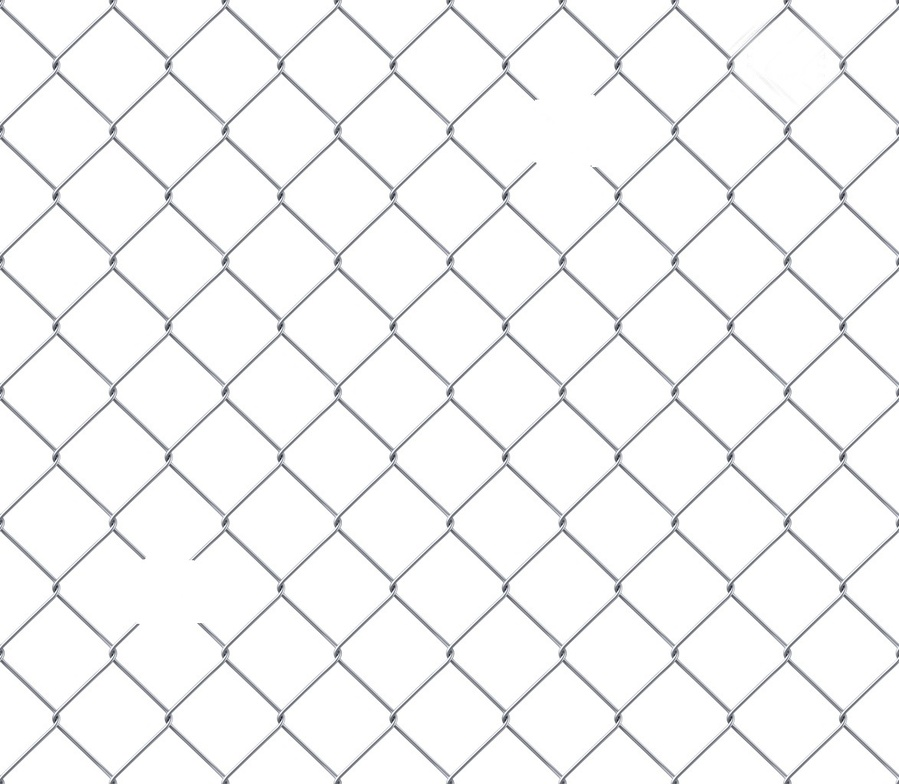
%> input picture self/S7_23052025/fence.jpg, 899 x 784 px, shrunk from 1173 x 1023 before the run
$ octave Ex7_4.m   (GNU Octave 9; MATLAB toolbox functions it lacks are replaced by stand-ins)
%> lines starting %> are read from the running program, lines starting %| are printed output that depends on the picture; in (x1, y1, x2, y2) boxes, pixels count from 0 and x2, y2 are one past the last pixel; in counts of white or black regions, pixels touching at a corner belong together; the program's own positions count from 1
% hole detection using erosion
clear, clc, close all;
%%%%%%%%%%%%%%%%%%%%%%%%%%%%%%%%%%%%%%%%
pkg load image;

%load test image
img = imread('fence.jpg');
%> img is the input picture: size 784x899x3 uint8; mean R, G, B 245.5, 245.7, 246.1

img_gray = rgb2gray(img); %convert from rgb to gray scale image
level = graythresh(img_gray); % level = 128
%> level = 0.776
BW = im2bw(img_gray, level);
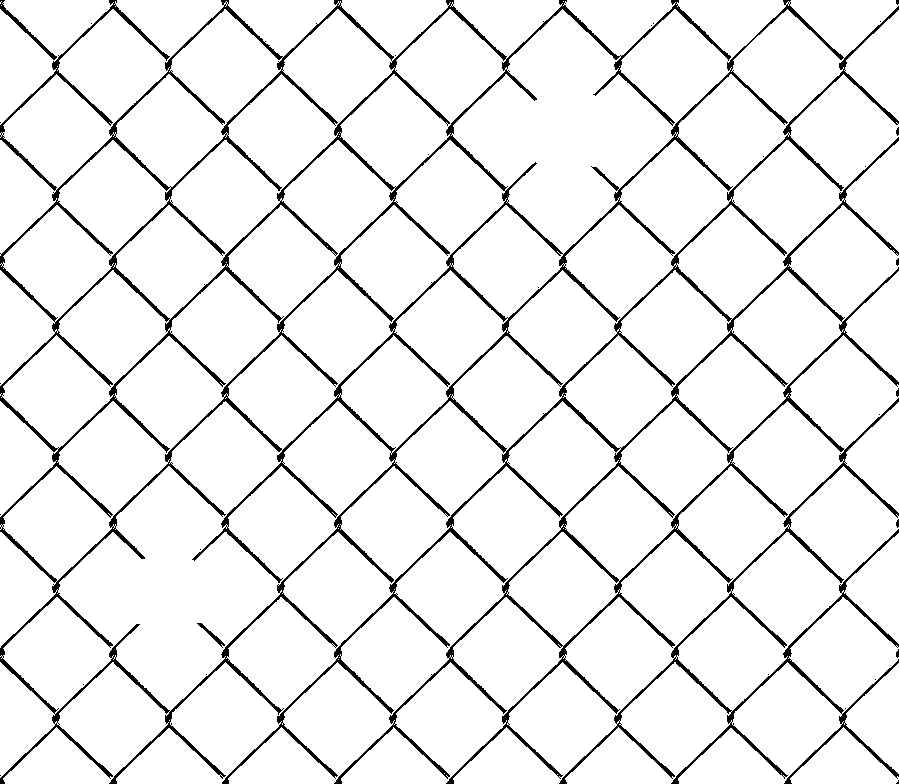
%> BW: size 784x899 logical; 93.1% white; black in thin lines or dots

%a. perform the erosion with diamond with redius = 35
se1 = strel('diamond', 35);
BW1 = imerode(BW, se1);
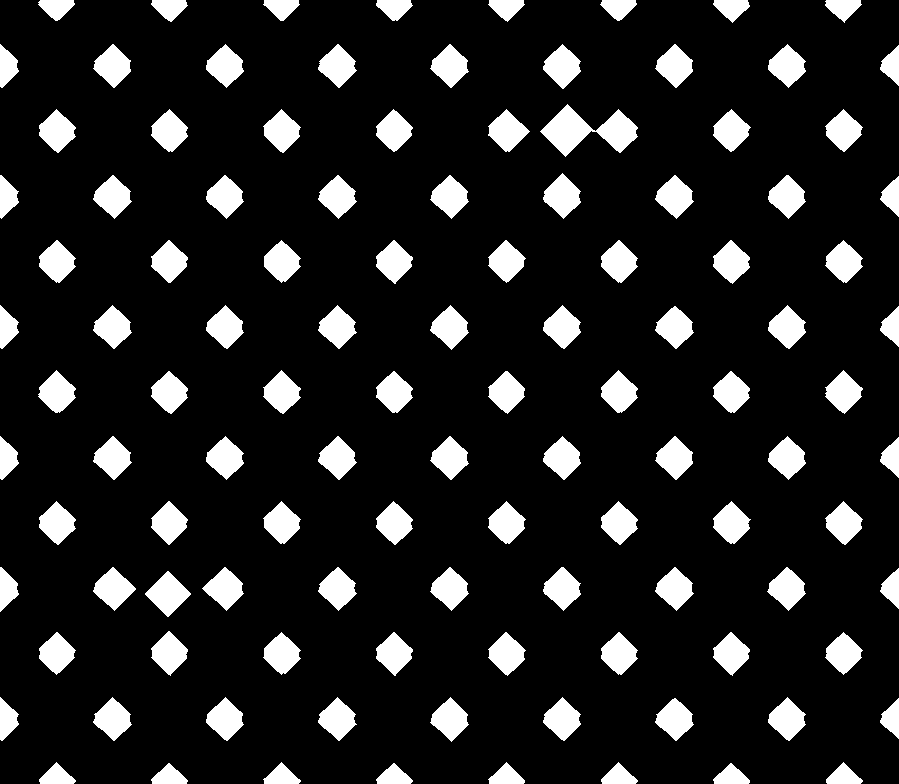
%> BW1: size 784x899 logical; 13.7% white; 111 white regions, largest, box (x1, y1, x2, y2) and area: (540, 104, 638, 157) 2426, (145, 571, 191, 617) 1104, (93, 567, 136, 611) 1025

%a. perform the erosion with define cross structuring element

length = 101; % 50 pixel each side
NHOOD = zeros(length);
NHOOD(ceil(length/2), :) = 1;
NHOOD(:, ceil(length/2)) = 1;
se2 = strel('arbitrary', NHOOD);
BW2 = imerode(BW, se2);
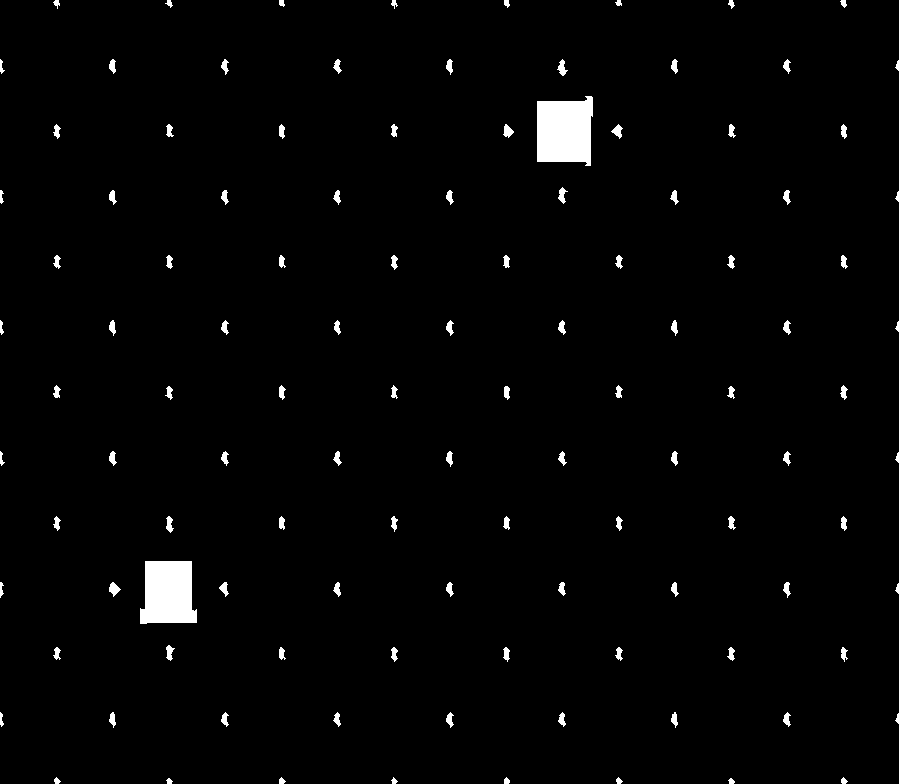
%> BW2: size 784x899 logical; 1.8% white; 112 white regions, largest, box (x1, y1, x2, y2) and area: (537, 96, 593, 166) 3379, (140, 561, 197, 624) 3057, (109, 582, 121, 597) 99

%plot images
FS = 15; %fontsize of caption
figure(1), clf;
imshow(NHOOD), title('50-pixel-cross-se', "fontsize", FS);
saveas(1, 'Cross structuring element.jpg');

%plot images
figure(2), clf;
subplot(2,2,1), imshow(img), title('Original Image', "fontsize", FS);
subplot(2,2,2), imshow(BW), title('Binary Image', "fontsize", FS);
subplot(2,2,3), imshow(BW1), title('Erosion w. diamond', "fontsize", FS);
subplot(2,2,4), imshow(BW2), title('Erosion w. Cross', "fontsize", FS);
saveas(1, 'hole detection using erosion.jpg');

$ run again, with self/S7_23052025/Bordering Detection using Dilation and Erosion.jpg copied over self/S7_23052025/fence.jpg
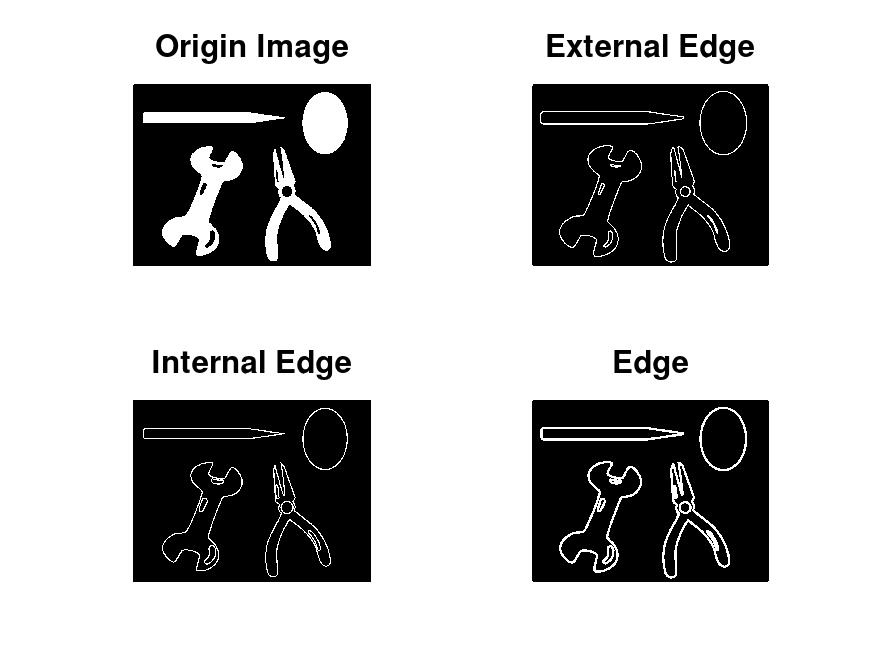
%> input picture self/S7_23052025/Bordering Detection using Dilation and Erosion.jpg, 872 x 654 px
%> img is the input picture: size 654x872x3 uint8; min 0, max 255, mean 181.9
%> level = 0.502
%> BW: size 654x872 logical; 71.3% white; 66 black regions (10 under 20 px), largest, box (x1, y1, x2, y2) and area: (133, 400, 371, 582) 41628, (532, 84, 769, 266) 41361, (133, 84, 371, 266) 34089
%> `BW1 = imerode(BW, se1);`:
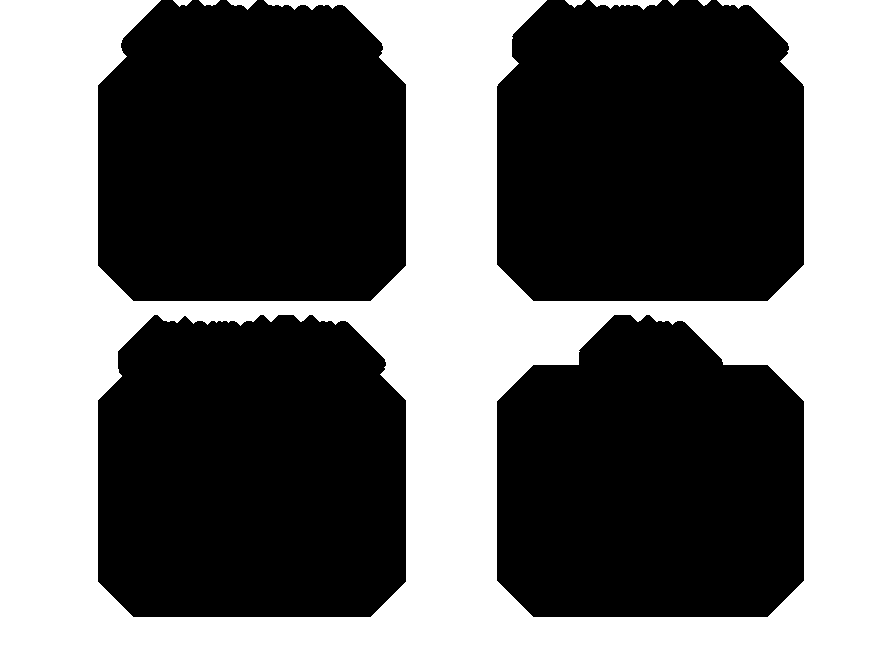
%> BW1: size 654x872 logical; 40.8% white; 8 white regions, largest, box (x1, y1, x2, y2) and area: (0, 0, 872, 654) 231740, (590, 0, 662, 10) 402, (227, 0, 257, 10) 159
%> `BW2 = imerode(BW, se2);`:
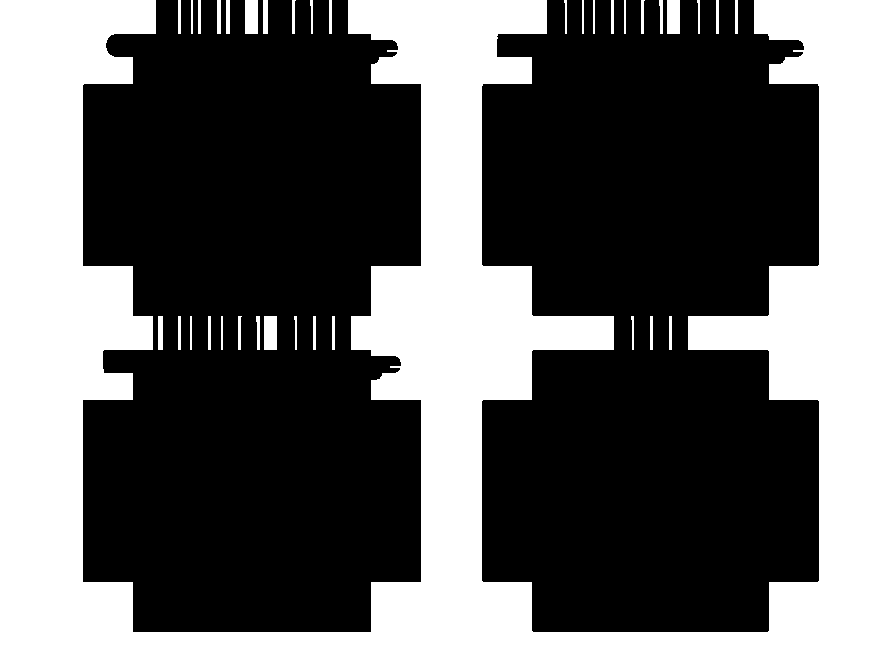
%> BW2: size 654x872 logical; 36.4% white; 36 white regions, largest, box (x1, y1, x2, y2) and area: (0, 0, 872, 654) 203100, (245, 0, 258, 34) 442, (667, 0, 680, 34) 442

$ run again, with self/S7_23052025/Circle counting using erosion.jpg copied over self/S7_23052025/fence.jpg
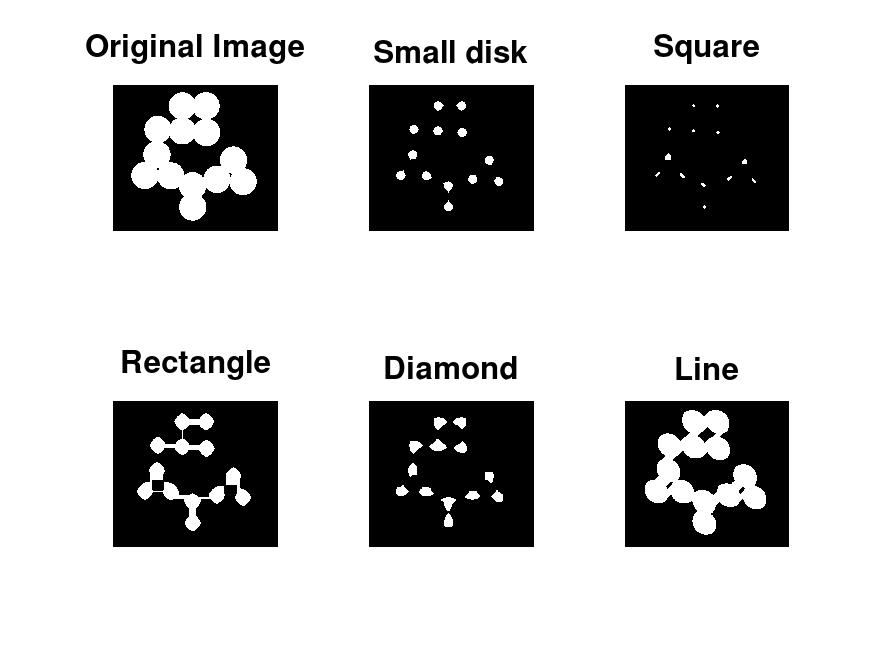
%> input picture self/S7_23052025/Circle counting using erosion.jpg, 872 x 654 px
%> img is the input picture: size 654x872x3 uint8; min 0, max 255, mean 195.1
%> level = 0.502
%> BW: size 654x872 logical; 76.5% white; 65 black regions (4 under 20 px), largest, box (x1, y1, x2, y2) and area: (625, 85, 789, 231) 23779, (369, 85, 534, 231) 23245, (369, 401, 534, 547) 22756
%> `BW1 = imerode(BW, se1);`:
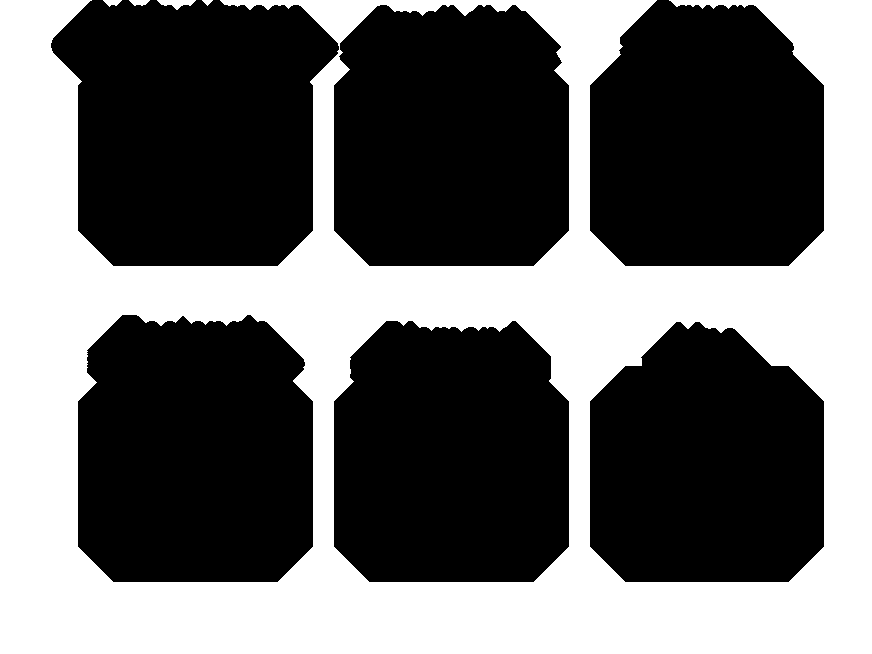
%> BW1: size 654x872 logical; 40.7% white; 5 white regions, box (x1, y1, x2, y2) and area: (0, 0, 872, 654) 231872, (157, 0, 196, 10) 211, (129, 0, 150, 6) 89, (103, 0, 122, 7) 81, (202, 0, 213, 6) 36
%> `BW2 = imerode(BW, se2);`:
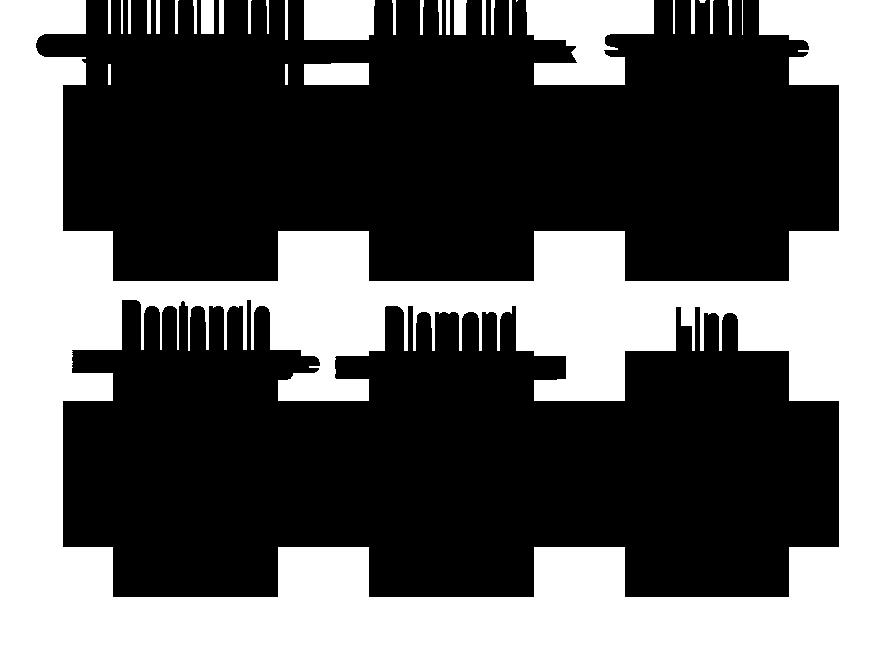
%> BW2: size 654x872 logical; 36.7% white; 33 white regions (2 under 20 px), largest, box (x1, y1, x2, y2) and area: (0, 0, 872, 654) 194156, (526, 0, 654, 85) 7704, (304, 0, 375, 40) 2781

$ run again, with self/S7_23052025/Closing Image.jpg copied over self/S7_23052025/fence.jpg
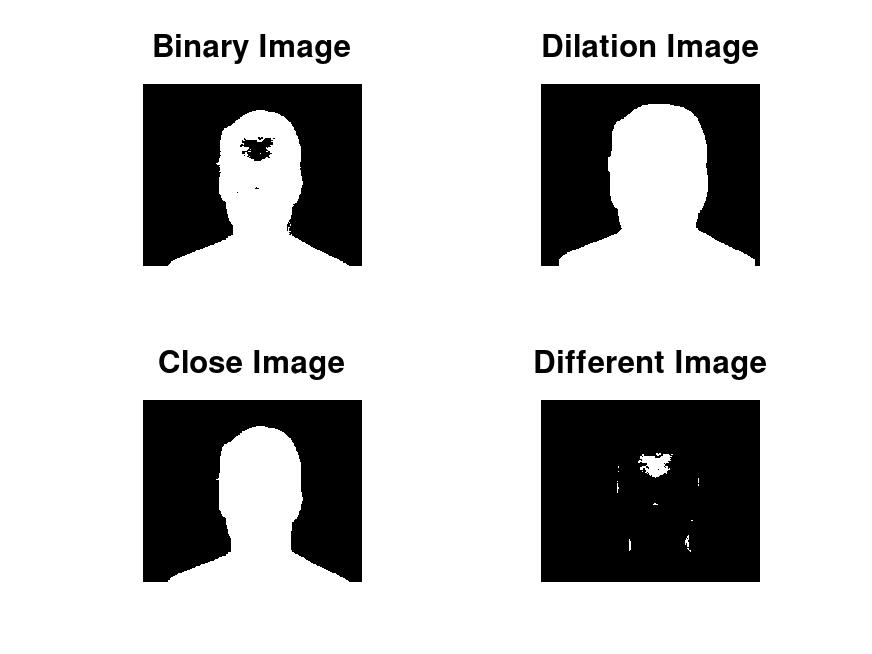
%> input picture self/S7_23052025/Closing Image.jpg, 872 x 654 px
%> img is the input picture: size 654x872x3 uint8; min 0, max 255, mean 198.7
%> level = 0.498
%> BW: size 654x872 logical; 77.9% white; 63 black regions (6 under 20 px), largest, box (x1, y1, x2, y2) and area: (541, 400, 760, 582) 39271, (143, 84, 362, 266) 27327, (143, 400, 362, 582) 27231
%> `BW1 = imerode(BW, se1);`:
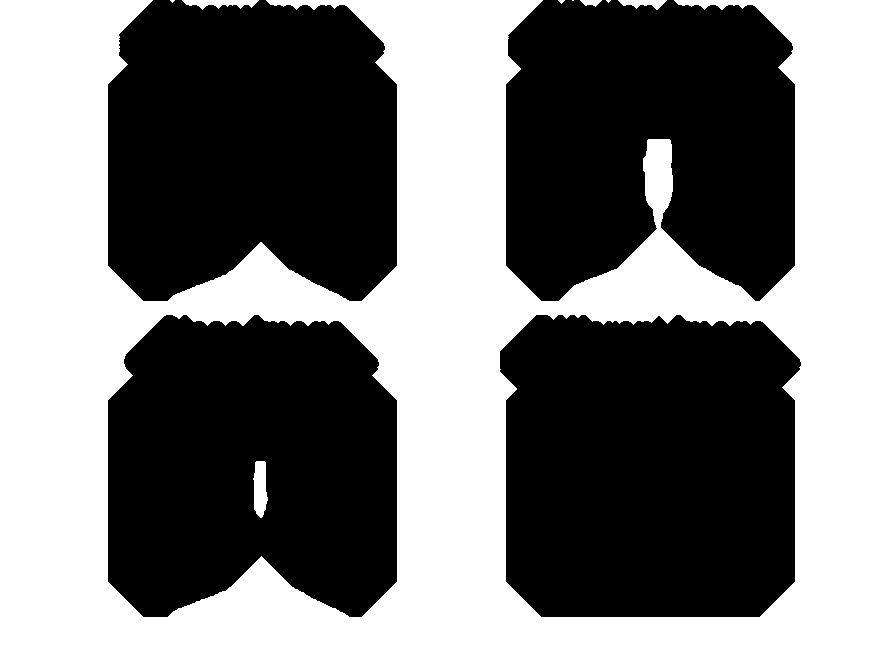
%> BW1: size 654x872 logical; 45.8% white; 9 white regions (4 under 20 px), largest, box (x1, y1, x2, y2) and area: (0, 0, 872, 654) 259867, (253, 461, 268, 518) 644, (182, 0, 259, 10) 442, (618, 0, 667, 10) 278, (580, 0, 602, 7) 97
%> `BW2 = imerode(BW, se2);`:
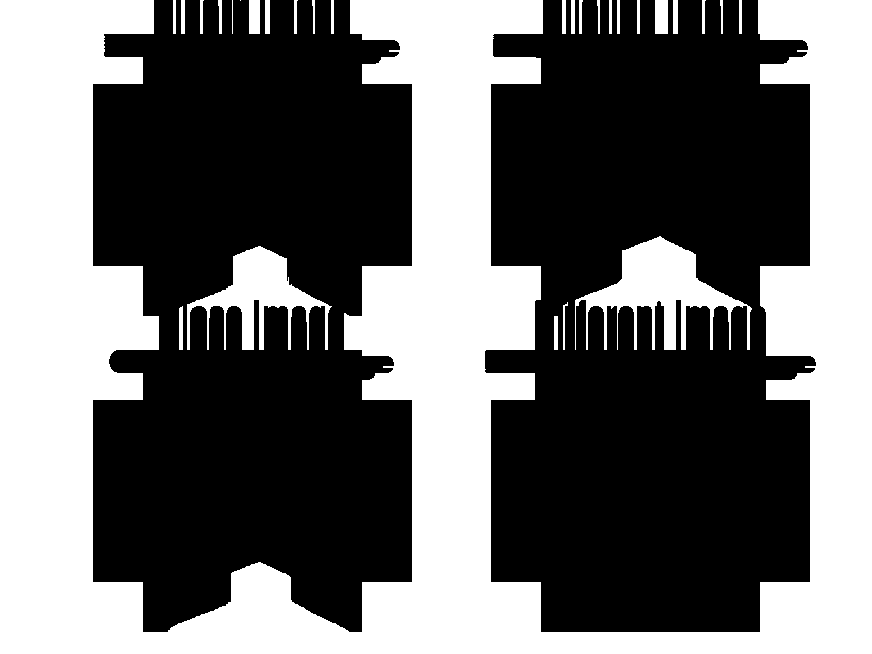
%> BW2: size 654x872 logical; 41.5% white; 29 white regions (1 under 20 px), largest, box (x1, y1, x2, y2) and area: (0, 0, 872, 654) 220242, (575, 236, 752, 350) 7726, (187, 246, 332, 350) 5478
